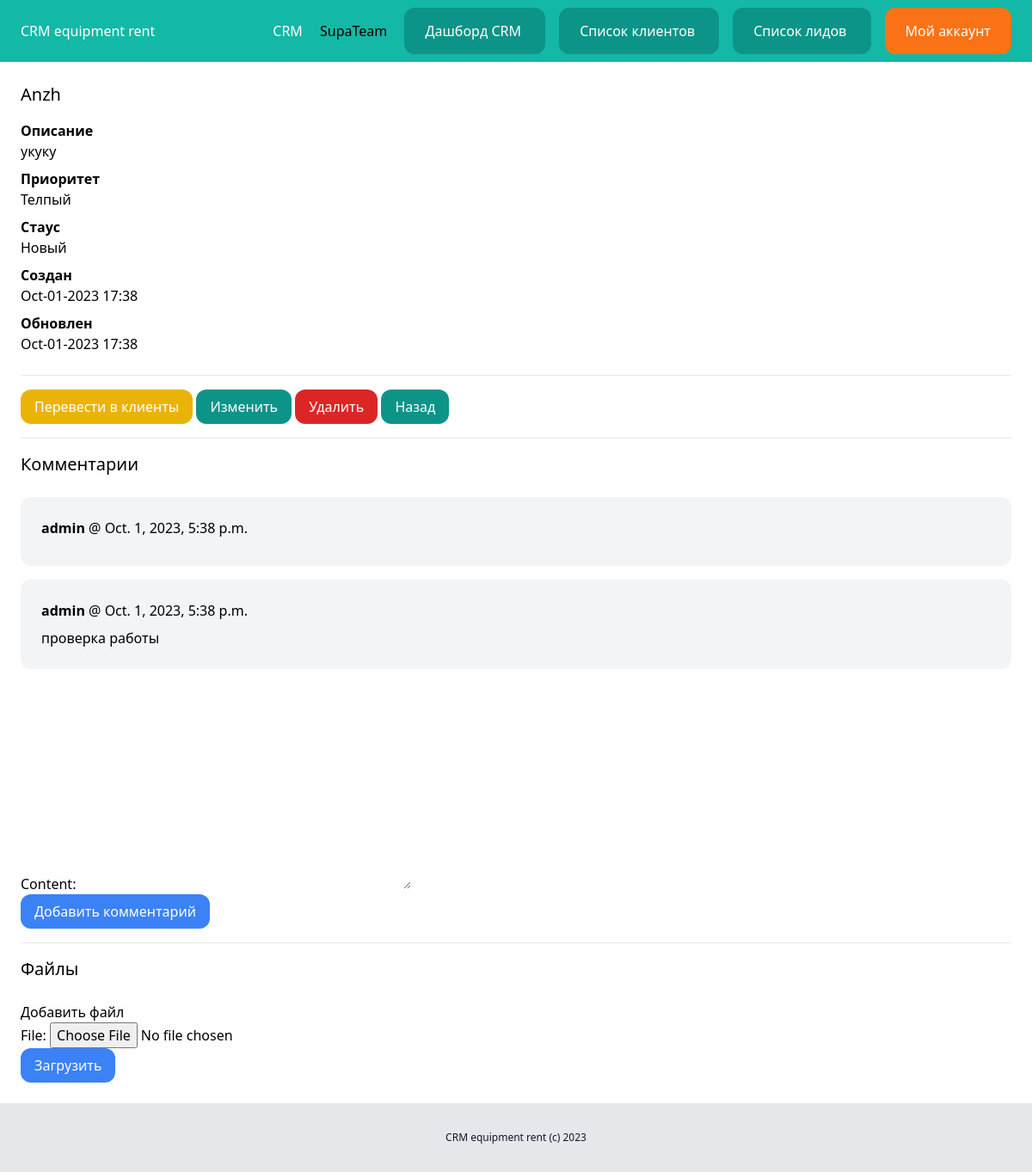
/dashboard/leads/10/ (signed in), run on the app's committed database.
### team/models.py (models this page shows, shortened)
class Team(models.Model):
    plan = models.ForeignKey(Plan, related_name='teams', blank=True, null=True, on_delete=models.CASCADE)
    name = models.CharField(max_length=255)
    members = models.ManyToManyField(User, related_name='teams')
    created_by = models.ForeignKey(User, related_name='created_teams', on_delete=models.CASCADE)
    created_at = models.DateTimeField(auto_now_add=True)

### lead/models.py (models this page shows, shortened)
class Lead(models.Model):
    COLD ='Холодный'
    WARM ='Телпый'
    HOT = 'Горячий'
    CHOICES_PRIORITY = (
        (COLD,'Холодный'),
        (WARM,'Телпый'),
        (HOT, 'Горячий'),
    )
    NEW = 'Новый лид'
    CONTACTED = 'Взят в работу'
    WON = 'Успех'
    LOST = 'Временно потерян'
    CALLBACK = 'Перезвонить'
    CHOICES_STATUS = (
        (NEW, 'Новый'),
        (CONTACTED, 'Взят в работу'),
        (WON, 'Успех'),
        (LOST, 'Временно потерян'),
        (CALLBACK, 'Перезвонить'),
        )
    team =models.ForeignKey(Team, related_name='leads', on_delete=models.CASCADE)
    name = models.CharField(max_length=255)
    tel_number = PhoneNumberField(unique=True, null=False, blank=False)
    description = models.TextField(blank=True, null=True)
    priority = models.CharField(max_length=20, choices=CHOICES_PRIORITY, default=WARM)
    status = models.CharField(max_length=20, choices=CHOICES_STATUS, default=NEW)
    converted_to_client = models.BooleanField(default=False)
    created_by = models.ForeignKey(User, related_name='leads', on_delete=models.CASCADE)
    created_at = models.DateTimeField(auto_now_add=True)
    modified_at = models.DateTimeField(auto_now=True)
    class Meta:
        ordering=('name',)

class Comment(models.Model):
    team = models.ForeignKey(Team, related_name='lead_comments', on_delete=models.CASCADE)
    lead = models.ForeignKey(Lead, related_name='comments', on_delete=models.CASCADE)
    content = models.TextField(blank=True, null=True)
    created_by = models.ForeignKey(User, related_name='lead_comments', on_delete=models.CASCADE)
    created_at = models.DateTimeField(auto_now_add=True)

### lead/views.py (the view)
# urls.py: path('<int:pk>/', views.leads_detail, name='leads_detail'),
@login_required
def leads_detail(request,pk):
    lead = get_object_or_404(Lead, created_by=request.user, pk=pk)
    if request.method == 'POST':  # добавляем комментарии
        form = AddCommentForm(request.POST)
        if form.is_valid():
            comment = form.save(commit=False)
            comment.team = request.user.userprofile.active_team
            comment.created_by = request.user
            comment.lead = lead
            comment.save()
            return redirect('leads_detail', pk=pk)
    else:
        form = AddCommentForm()
    return render(request, 'lead/leads_detail.html', {
        'lead': lead,
        'form': form,
        'fileform': AddFileForm()
    })

### lead/forms.py
class AddCommentForm(forms.ModelForm):
    class Meta:
        model = Comment
        fields = ('content',)

class AddFileForm(forms.ModelForm):
    class Meta:
        model = LeadFile
        fields = ('file',)

### team/context_processors.py (called while the page is built)
def active_team(request):
    if request.user.is_authenticated:
        active_team = Team.objects.filter(created_by=request.user)[0]
    else:
        active_team = None
    return {'active_team': active_team}

### lead/templates/lead/leads_detail.html (shortened to what this page needs)
{% extends 'core/base.html' %}
{% block content %}
    <div class="py-6 px-6">
        <h1 class="mb-4 text-xl ">{{ lead.name }}</h1>
        {% if lead.description %}
            <p class="font-semibold">Описание</p>
            <p class="mb-2">{{ lead.description }}</p>
        {% endif %}
        <p class="font-semibold">Приоритет</p>
        <p class="mb-2">{{ lead.get_priority_display }}</p>
        <p class="font-semibold">Стаус</p>
        <p class="mb-2">{{ lead.get_status_display }}</p>
        <p class="font-semibold">Создан</p>
        <p class="mb-2">{{ lead.created_at|date:'M-d-Y H:i' }}</p>
        <p class="font-semibold">Обновлен</p>
        <p class="mb-6">{{ lead.modified_at|date:'M-d-Y H:i' }}</p>
        <hr class="my-4">
        <a href="{% url 'convert_to_client' lead.id %}" class="inline-block py-2 px-4 bg-yellow-500 rounded-xl text-white" >Перевести в клиенты</a>
        <a href="{% url 'leads_edit' lead.id %}" class="inline-block py-2 px-4 bg-teal-600 rounded-xl text-white" >Изменить</a>
        <a href="{% url 'leads_delete' lead.id %}" class="inline-block py-2 px-4 bg-red-600 rounded-xl text-white">Удалить</a>
        <a href="{% url 'leads_list' %}" class="inline-block py-2 px-4 bg-teal-600 rounded-xl text-white"  >Назад</a>
        <hr class="my-4">
        <h2 class="mb-6 text-xl">Комментарии</h2>
        {% if lead.comments.all %}
            <div class="space-y-4">
                {% for comment in lead.comments.all %}
                    <div class="bg-gray-100 p-6 rounded-xl">
                        <p class="mb-2"><strong>{{ comment.created_by }}</strong> @ {{ comment.created_at }}</p>
                        {{ comment.content }}
                    </div>
                {% endfor %}
        </div>
        {% else %}
            <p>Пока нет комментариев.</p>
        {% endif %}
        <form method="post" action="{% url 'add_comment_lead' lead.id %}" class="my-4">
            {{ form.as_p }}
            <button class="py-2 px-4 rounded-xl bg-blue-500 text-white">Добавить комментарий</button>
        </form>
        <hr class="my-4">
        <h2 class="mb-6 text-xl">Файлы</h2>
        <form method="post" action="{% url 'add_file_lead' lead.id %}" enctype="multipart/form-data">
            <label>Добавить файл </label>
             {{ fileform.as_p }}
            <button class="py-2 px-4 rounded-xl bg-blue-500 text-white">Загрузить</button>
        </form>
    </div>
 {% endblock %}

### core/templates/core/base.html (shortened to what this page needs)
{% load static %}
<!doctype html>
<html>
    <head>
        <script src="https://cdn.tailwindcss.com"></script>
    </head>
    <body>
        <nav class="py-6 px-6 flex justify-between bg-teal-500">
            <a href="/" class="text-white">CRM equipment rent</a>
            <div class="space-x-4">
                <a href="{% url 'about' %}" class="text-white">CRM</a>
                {% if request.user.is_authenticated%}
                    <a href="{% url 'detail' active_team.id %}" class=class="text-white">{{ active_team.name }}</a>
                    <a href="{% url 'dashboard' %}" class="py-4 px-6 bg-teal-600 rounded-xl text-white"> Дашборд CRM </a>
                    <a href="{% url 'clients_list' %}" class="py-4 px-6 bg-teal-600 rounded-xl text-white"> Список клиентов </a>
                    <a href="{% url 'leads_list' %}" class="py-4 px-6 bg-teal-600 rounded-xl text-white"> Список лидов </a>
                    <a href="{% url 'myaccount' %}" class="py-4 px-6 bg-orange-500 rounded-xl text-white"> Мой аккаунт  </a>
                {% else %}
                    <a href="{% url 'login' %}" class="py-4 px-6 bg-teal-600 rounded-xl text-white"> Войти </a>
                    <a href="{% url 'signup' %}" class="py-4 px-6 bg-teal-800 rounded-xl text-white"> Регистрация </a>
                {% endif %}
            </div>
        </nav>
        {% block content %}
        {% endblock %}
    <footer class="py-8 text-center bg-gray-200">
        <p class="text-xs text-gray-900">CRM equipment rent (c) 2023</p>
    </footer>
    </body>
</html>

### data on the page
Team: name "SupaTeam"
Lead: name "Anzh", description "укуку", priority "Телпый", status "Новый", created_at "Oct-01-2023 17:38", modified_at "Oct-01-2023 17:38"
Comment: created_by "admin", created_at "Oct. 1, 2023, 5:38 p.m."
Comment: created_by "admin", created_at "Oct. 1, 2023, 5:38 p.m.", content "проверка работы"
